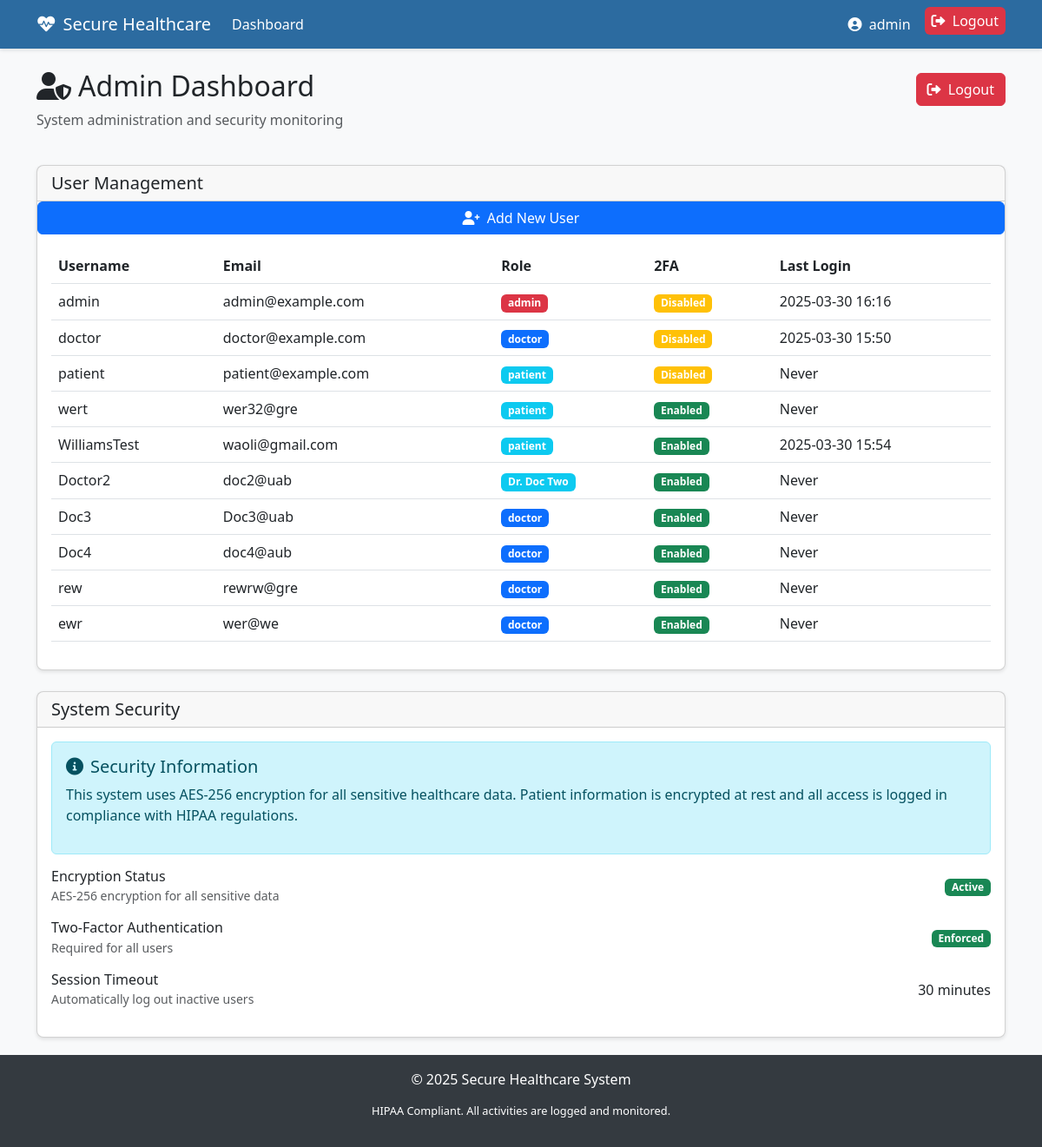
The page /dashboard (signed in) on the database as committed earlier.
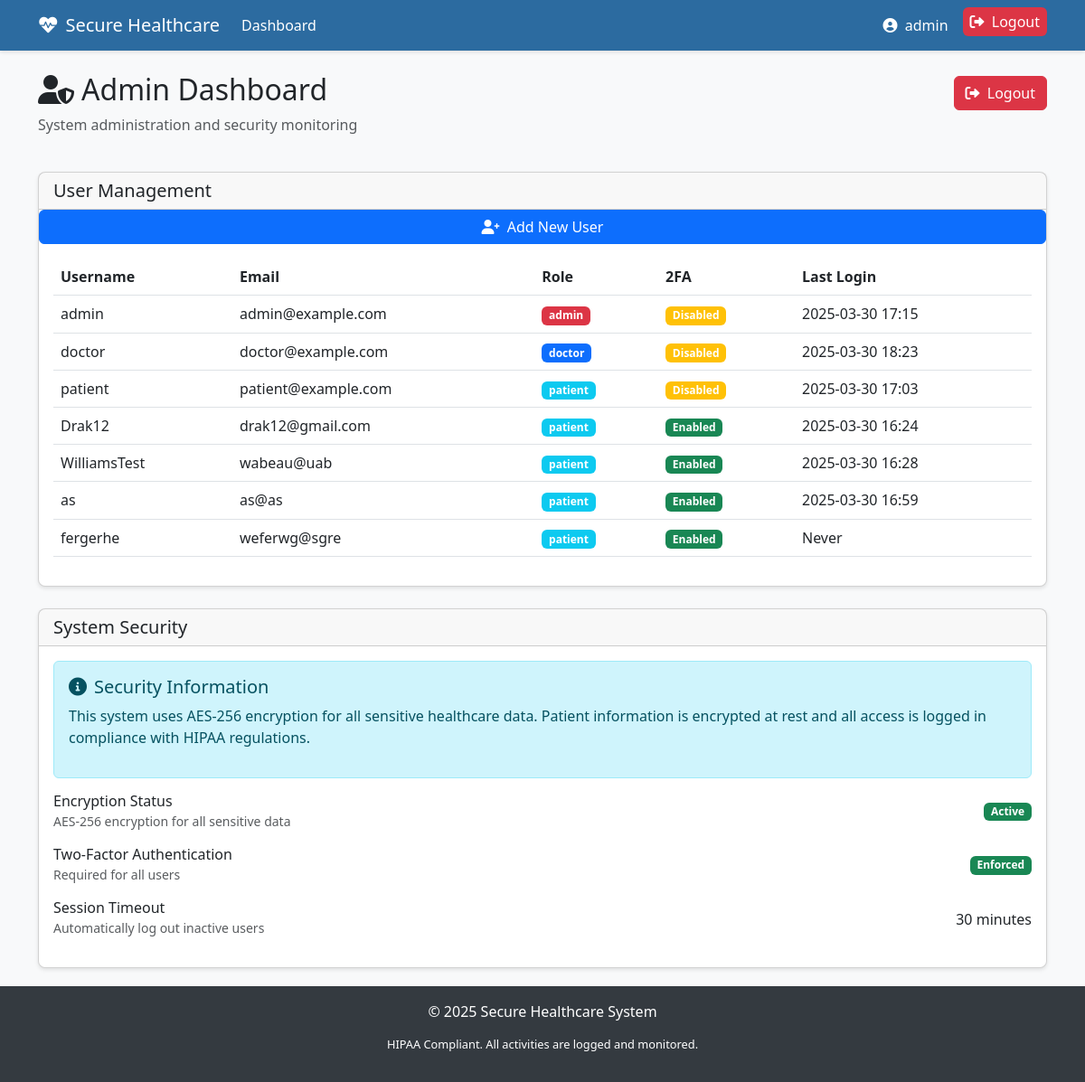
The same page on the database as committed later.
### app.py (models this page shows, shortened)
class User(db.Model, UserMixin):
    id = db.Column(db.Integer, primary_key=True)
    username = db.Column(db.String(80), unique=True, nullable=False)
    user_first_name = db.Column(db.String(80), nullable = False)
    user_last_name = db.Column(db.String(80), nullable = False)
    password_hash = db.Column(db.String(128), nullable=False)
    email = db.Column(db.String(120), unique=True, nullable=False)
    role = db.Column(db.String(20), nullable=False, default='patient')  # admin, doctor, patient
    totp_secret = db.Column(db.String(32), nullable=True)  # For 2FA
    is_active = db.Column(db.Boolean, default=True)
    created_at = db.Column(db.DateTime, default=datetime.utcnow)
    last_login = db.Column(db.DateTime, nullable=True)
    patient = db.relationship('Patient', backref='user', uselist=False)

### app.py (the view, shortened to what this page needs)
@app.route('/dashboard')
@login_required
def dashboard():
    if current_user.role == 'admin':
        users = User.query.all()
        return render_template('admin_dashboard.html', users=users)
    elif current_user.role == 'doctor':
        patients = Patient.query.all()
        log_action('VIEW', 'Patient', 0, 'Viewed all patients')
        return render_template('doctor_dashboard.html', patients=patients)
    return render_template('dashboard.html')

### app.py (called while the page is built)
@login_manager.user_loader
def load_user(user_id):
    return User.query.get(int(user_id))

@app.after_request
def add_security_headers(response):
    response.headers['X-Content-Type-Options'] = 'nosniff'
    response.headers['X-Frame-Options'] = 'SAMEORIGIN'
    response.headers['X-XSS-Protection'] = '1; mode=block'
    response.headers['Strict-Transport-Security'] = 'max-age=31536000; includeSubDomains'
    response.headers['Content-Security-Policy'] = "default-src 'self'; script-src 'self' cdn.jsdelivr.net; style-src 'self' cdn.jsdelivr.net; img-src 'self' data:;"
    response.headers['Referrer-Policy'] = 'strict-origin-when-cross-origin'
    return response

### templates/admin_dashboard.html (shortened to what the changed rows need)
{% extends 'base.html' %}
{% block content %}
<div class="row mb-4">
    <div class="col">
        <div class="d-flex justify-content-between align-items-center">
            <h2><i class="fas fa-user-shield me-2"></i>Admin Dashboard</h2>
        </div>
    </div>
</div>
<div class="row">
    <div class="col-12">
        <div class="card mb-4">
            <div class="card-body">
                <div class="table-responsive">
                    <table class="table table-hover">
                        <thead>
                            <tr>
                                <th>Username</th>
                                <th>Email</th>
                                <th>Role</th>
                                <th>2FA</th>
                                <th>Last Login</th>
                            </tr>
                        </thead>
                        <tbody>
                            {% for user in users %}
                            <tr>
                                <td>{{ user.username }}</td>
                                <td>{{ user.email }}</td>
                                <td>
                                    <span class="badge bg-{% if user.role == 'admin' %}danger{% elif user.role == 'doctor' %}primary{% else %}info{% endif %}">
                                        {{ user.role }}
                                    </span>
                                </td>
                                <td>
                                    {% if user.totp_secret %}
                                    <span class="badge bg-success">Enabled</span>
                                    {% else %}
                                    <span class="badge bg-warning">Disabled</span>
                                    {% endif %}
                                </td>
                                <td>{{ user.last_login.strftime('%Y-%m-%d %H:%M') if user.last_login else 'Never' }}</td>
                            </tr>
                            {% endfor %}
                        </tbody>
                    </table>
                </div>
            </div>
        </div>
    </div>
</div>
{% endblock %}

### templates/base.html (shortened to what this page needs)
<!DOCTYPE html>
<html lang="en">
<head>
    <link href="https://cdn.jsdelivr.net/npm/bootstrap@5.3.0-alpha1/dist/css/bootstrap.min.css" rel="stylesheet">
    <link rel="stylesheet" href="https://cdnjs.cloudflare.com/ajax/libs/font-awesome/6.0.0/css/all.min.css">
</head>
<body>
    <nav class="navbar navbar-expand-lg navbar-dark mb-4">
        <div class="container">
            <a class="navbar-brand" href="{{ url_for('index') }}">
                <i class="fas fa-heartbeat me-2"></i>Secure Healthcare
            </a>
            <div class="collapse navbar-collapse" id="navbarNav">
                <ul class="navbar-nav me-auto">
                    {% if current_user.is_authenticated %}
                        <li class="nav-item">
                            <a class="nav-link" href="{{ url_for('dashboard') }}">Dashboard</a>
                        </li>
                    {% endif %}
                </ul>
                <ul class="navbar-nav">
                    {% if current_user.is_authenticated %}
                        <li class="nav-item">
                            <a class="nav-link" href="{{ url_for('profile') }}">
                                <i class="fas fa-user-circle me-1"></i> {{ current_user.username }}
                            </a>
                        </li>
                        <li class="nav-item">
                            <a class="nav-link btn-logout py-1 px-2 ms-2 rounded" href="{{ url_for('logout') }}">
                                <i class="fas fa-sign-out-alt me-1"></i> Logout
                            </a>
                        </li>
                    {% endif %}
                </ul>
            </div>
        </div>
    </nav>
    <div class="container">
        {% block content %}{% endblock %}
    </div>
    <footer class="footer mt-auto py-3">
        <div class="container text-center">
            <span>© 2025 Secure Healthcare System</span>
            <p class="hipaa-notice">HIPAA Compliant. All activities are logged and monitored.</p>
        </div>
    </footer>
</body>
</html>

Rows that differ between the two databases and show on the page:
removed User: username "wert", email "wer32@gre", role "patient", shows "Enabled", last_login "Never"
removed User: username "Doctor2", email "doc2@uab", role "Dr. Doc Two", shows "Enabled", last_login "Never"
removed User: username "Doc3", email "Doc3@uab", role "doctor", shows "Enabled", last_login "Never"
removed User: username "Doc4", email "doc4@aub", role "doctor", shows "Enabled", last_login "Never"
removed User: username "rew", email "rewrw@gre", role "doctor", shows "Enabled", last_login "Never"
removed User: username "ewr", email "wer@we", role "doctor", shows "Enabled", last_login "Never"
changed User "admin": last_login "2025-03-30 16:16" → "2025-03-30 17:15"
changed User "doctor": last_login "2025-03-30 15:50" → "2025-03-30 18:23"
changed User "patient@example.com": last_login "Never" → "2025-03-30 17:03"
added User: username "Drak12", email "drak12@gmail.com", role "patient", shows "Enabled", last_login "2025-03-30 16:24"
changed User "WilliamsTest": email "waoli@gmail.com" → "wabeau@uab"; last_login "2025-03-30 15:54" → "2025-03-30 16:28"
added User: username "as", email "as@as", role "patient", shows "Enabled", last_login "2025-03-30 16:59"
added User: username "fergerhe", email "weferwg@sgre", role "patient", shows "Enabled", last_login "Never"
